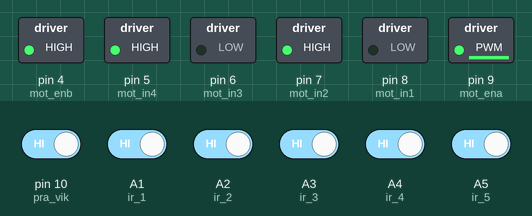
Bench run of a sketch on a simulated Arduino Nano, built with avr-gcc and run on an emulated ATmega328P. Shown: switched loads named in the sketch (green lamp = pin HIGH). The inputs (shaded band) are chosen by the test bench; at power-on: A1 (ir_1), A2 (ir_2), A3 (ir_3), A4 (ir_4), A5 (ir_5), pin 10 (pra_vik) HIGH. Random numbers use the default seed unless the sketch sets one.

Above: at 4.2 s.
4.3 s: pin 10 (pra_vik) driven LOW
At 6.8 s:
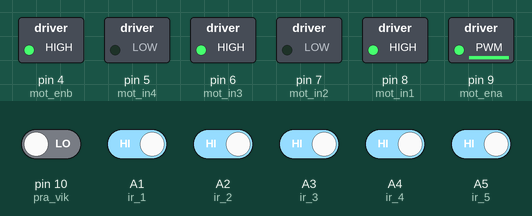
10.3 s: pin 10 (pra_vik) driven HIGH
At 12.8 s:
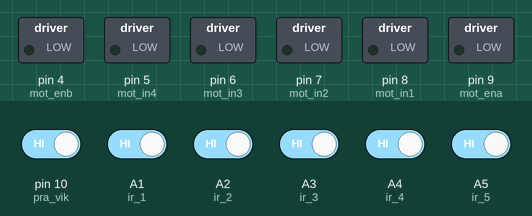
13.8 s: A4 (ir_4) driven LOW
At 15.94 s:
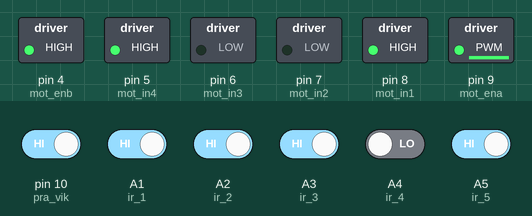
Timing chart, 0 to 23.3 s (numbered marks = the images above; inputs shaded):
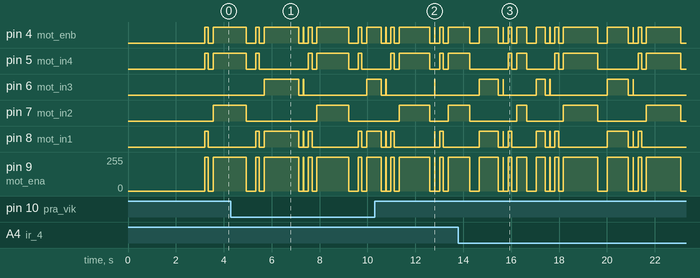

The sketch:

robot_pilecoc.ino
```cpp
#define mot_ena 9 //пин ШИМа левого мотора
#define mot_in1 8 //пин левого мотора
#define mot_in2 7 //пин левого мотора
#define mot_in3 6 //пин правого мотора
#define mot_in4 5 //пин правого мотора
#define mot_enb 4 //пин ШИМа правого мотора
#define ir_1 A1 //пин 1 ИК-датчика
#define ir_2 A2 //пин 2 ИК-датчика
#define ir_3 A3 //пин 3 ИК-датчика
#define ir_4 A4 //пин 4 ИК-датчика
#define ir_5 A5 //пин 5 ИК-датчика
#define ir_6 A6 //пин 6 ИК-датчика
#define lev_vik 9 //пин левого выключателя
#define pra_vik 10 //пин правого выключателя
//для выравнивания скорости колес
byte max_skor_lev = 254;
byte max_skor_prav = 244;
//---------------------------------
byte min_skor = 0;
void setup() {
  randomSeed(analogRead(A7));
  // пины энкодеров на вход
  pinMode(3, INPUT); // пин левого энкодера на вход
  pinMode(2, INPUT); // пин правого энкодера на вход
  //-------------------------
  // пины для левого и правого моторов на выход
  pinMode(mot_ena, OUTPUT);
  pinMode(mot_in1, OUTPUT);
  pinMode(mot_in2, OUTPUT);
  pinMode(mot_in3, OUTPUT);
  pinMode(mot_in4, OUTPUT);
  pinMode(mot_enb, OUTPUT);
  //-------------------------------------------
  // пины ИК-датчиков на вход
  pinMode(ir_1, INPUT);
  pinMode(ir_2, INPUT);
  pinMode(ir_3, INPUT);
  pinMode(ir_4, INPUT);
  pinMode(ir_5, INPUT);
  pinMode(ir_6, INPUT);
  //-------------------------
  // пины левого и правого выключателей на вход
  pinMode(lev_vik, INPUT);
  pinMode(pra_vik, INPUT);
  //---------------------------
  delay(3000);
  ROB_VPERED();
}
void loop() {
  // если срабатывает левый выключатель на бампере
  if (digitalRead(lev_vik) == LOW)
  {
    ROB_STOP();
    delay(200);
    ROB_NAZAD();
    delay(150);
    ROB_STOP();
    delay(200);
    ROB_PRAV();
    delay(random(400, 1500));
    ROB_STOP();
    delay(200);
    ROB_VPERED();
  }
  //-----------------------------------------------
  // если срабатывает правый выключатель на бампере
  if (digitalRead(pra_vik) == LOW)
  {
    ROB_STOP();
    delay(200);
    ROB_NAZAD();
    delay(150);
    ROB_STOP();
    delay(200);
    ROB_LEV();
    delay(random(400, 1500));
    ROB_STOP();
    delay(200);
    ROB_VPERED();
  }
  //-----------------------------------------------
  // если срабатывает 2 ИК-датчик
  if (digitalRead(ir_2) == LOW)
  {
    ROB_STOP();
    delay(200);
    ROB_PRAV();
    delay(random(200, 1100));
    ROB_STOP();
    delay(200);
    ROB_VPERED();
  }
  //-----------------------------------------------
  // если срабатывает 3 ИК-датчик
  if (digitalRead(ir_3) == LOW)
  {
    ROB_STOP();
    delay(200);
    ROB_PRAV();
    delay(random(200, 1100));
    ROB_STOP();
    delay(200);
    ROB_VPERED();
  }
  //-----------------------------------------------
  // если срабатывает 4 ИК-датчик
  if (digitalRead(ir_4) == LOW)
  {
    ROB_STOP();
    delay(200);
    ROB_LEV();
    delay(random(200, 1100));
    ROB_STOP();
    delay(200);
    ROB_VPERED();
  }
  //-----------------------------------------------
  // если срабатывает 5 ИК-датчик
  if (digitalRead(ir_5) == LOW)
  {
    ROB_STOP();
    delay(200);
    ROB_LEV();
    delay(random(200, 1100));
    ROB_STOP();
    delay(200);
    ROB_VPERED();
  }
  //-----------------------------------------------
  // если срабатывает 1 ИК-датчик
  if (digitalRead(ir_1) == LOW)
  {
    ROB_PRAV();
    delay(10);
    ROB_VPERED();
  }
  //-----------------------------------------------
  // если срабатывает 6 ИК-датчик
  if (digitalRead(ir_6) == LOW)
  {
    ROB_LEV();
    delay(10);
    ROB_VPERED();
  }
  //-----------------------------------------------
}
// поворот направо на месте
void ROB_PRAV()
{
  // левый мотор вперед
  digitalWrite(mot_in1, LOW);
  digitalWrite(mot_in2, HIGH);
  analogWrite(mot_ena, max_skor_lev);
  // правый мотор назад
  digitalWrite(mot_in3, LOW);
  digitalWrite(mot_in4, HIGH);
  analogWrite(mot_enb, max_skor_prav);
}
//-----------------
// поворот налево на месте
void ROB_LEV()
{
  // правый мотор вперед
  digitalWrite(mot_in3, HIGH);
  digitalWrite(mot_in4, LOW);
  analogWrite(mot_enb, max_skor_prav);
  // левый мотор назад
  digitalWrite(mot_in1, HIGH);
  digitalWrite(mot_in2, LOW);
  analogWrite(mot_ena, max_skor_lev);
}
//---------------------
// езда вперед
void ROB_VPERED()
{
  // левый мотор вперед
  digitalWrite(mot_in1, LOW);
  digitalWrite(mot_in2, HIGH);
  analogWrite(mot_ena, max_skor_lev);
  // правый мотор вперед
  digitalWrite(mot_in3, HIGH);
  digitalWrite(mot_in4, LOW);
  analogWrite(mot_enb, max_skor_prav);
}
//-------------------------------------
// езда назад
void ROB_NAZAD()
{
  // левый мотор назад
  digitalWrite(mot_in1, HIGH);
  digitalWrite(mot_in2, LOW);
  analogWrite(mot_ena, max_skor_lev);
  // правый мотор назад
  digitalWrite(mot_in3, LOW);
  digitalWrite(mot_in4, HIGH);
  analogWrite(mot_enb, max_skor_prav);
}
//------------------------------------
// стоп
void ROB_STOP()
{
  // левый мотор стоп
  digitalWrite(mot_in1, LOW);
  digitalWrite(mot_in2, LOW);
  analogWrite(mot_ena, min_skor);
  // правый мотор стоп
  digitalWrite(mot_in3, LOW);
  digitalWrite(mot_in4, LOW);
  analogWrite(mot_enb, min_skor);
}
//--------------------------------
```
